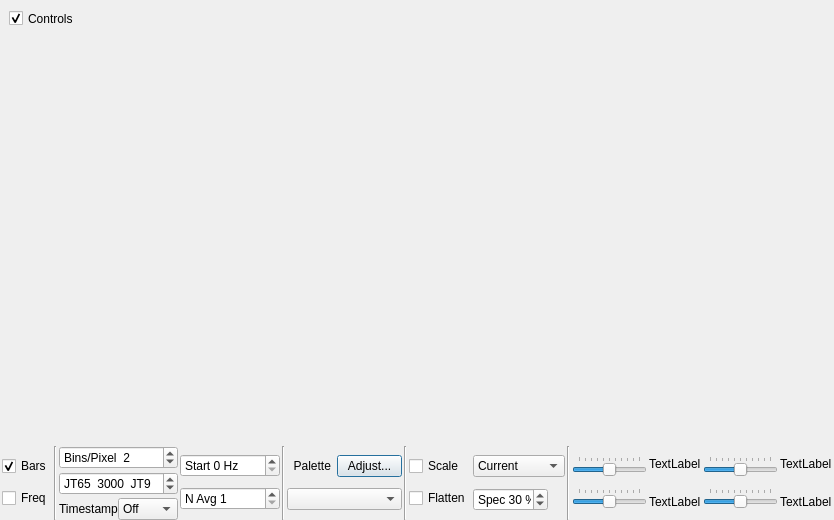
<?xml version="1.0" encoding="UTF-8"?>
<ui version="4.0">
 <class>WideGraph</class>
 <widget class="QDialog" name="WideGraph">
  <property name="geometry">
   <rect>
    <x>0</x>
    <y>0</y>
    <width>834</width>
    <height>520</height>
   </rect>
  </property>
  <property name="sizePolicy">
   <sizepolicy hsizetype="Minimum" vsizetype="Fixed">
    <horstretch>0</horstretch>
    <verstretch>0</verstretch>
   </sizepolicy>
  </property>
  <property name="windowTitle">
   <string>Dialog</string>
  </property>
  <layout class="QGridLayout" name="gridLayout_2">
   <property name="leftMargin">
    <number>0</number>
   </property>
   <property name="topMargin">
    <number>0</number>
   </property>
   <property name="rightMargin">
    <number>0</number>
   </property>
   <property name="bottomMargin">
    <number>0</number>
   </property>
   <property name="spacing">
    <number>1</number>
   </property>
   <item row="1" column="0">
    <widget class="CPlotter" name="widePlot">
     <property name="enabled">
      <bool>true</bool>
     </property>
     <property name="sizePolicy">
      <sizepolicy hsizetype="Expanding" vsizetype="Expanding">
       <horstretch>0</horstretch>
       <verstretch>0</verstretch>
      </sizepolicy>
     </property>
     <property name="minimumSize">
      <size>
       <width>200</width>
       <height>100</height>
      </size>
     </property>
     <property name="frameShape">
      <enum>QFrame::NoFrame</enum>
     </property>
     <property name="frameShadow">
      <enum>QFrame::Plain</enum>
     </property>
     <property name="lineWidth">
      <number>1</number>
     </property>
     <widget class="QCheckBox" name="cbControls">
      <property name="geometry">
       <rect>
        <x>9</x>
        <y>10</y>
        <width>70</width>
        <height>17</height>
       </rect>
      </property>
      <property name="maximumSize">
       <size>
        <width>70</width>
        <height>16777215</height>
       </size>
      </property>
      <property name="mouseTracking">
       <bool>true</bool>
      </property>
      <property name="text">
       <string>Controls</string>
      </property>
      <property name="checked">
       <bool>true</bool>
      </property>
     </widget>
    </widget>
   </item>
   <item row="2" column="0">
    <widget class="QWidget" name="controls_widget" native="true">
     <property name="sizePolicy">
      <sizepolicy hsizetype="Preferred" vsizetype="Fixed">
       <horstretch>0</horstretch>
       <verstretch>0</verstretch>
      </sizepolicy>
     </property>
     <layout class="QHBoxLayout" name="horizontalLayout" stretch="0,0,0,0,0,0,0,0,0,0,0,1,0,1,0,0">
      <property name="spacing">
       <number>2</number>
      </property>
      <property name="leftMargin">
       <number>0</number>
      </property>
      <property name="topMargin">
       <number>0</number>
      </property>
      <property name="rightMargin">
       <number>0</number>
      </property>
      <property name="bottomMargin">
       <number>0</number>
      </property>
      <item>
       <spacer name="horizontalSpacer_1">
        <property name="orientation">
         <enum>Qt::Horizontal</enum>
        </property>
        <property name="sizeHint" stdset="0">
         <size>
          <width>2</width>
          <height>20</height>
         </size>
        </property>
       </spacer>
      </item>
      <item>
       <layout class="QVBoxLayout" name="verticalLayout_9">
        <item>
         <widget class="QCheckBox" name="cbBars">
          <property name="maximumSize">
           <size>
            <width>65</width>
            <height>16777215</height>
           </size>
          </property>
          <property name="mouseTracking">
           <bool>true</bool>
          </property>
          <property name="text">
           <string>Bars</string>
          </property>
          <property name="checked">
           <bool>true</bool>
          </property>
         </widget>
        </item>
        <item>
         <widget class="QCheckBox" name="cbFreq">
          <property name="text">
           <string>Freq</string>
          </property>
         </widget>
        </item>
       </layout>
      </item>
      <item>
       <widget class="Line" name="line">
        <property name="orientation">
         <enum>Qt::Vertical</enum>
        </property>
       </widget>
      </item>
      <item>
       <layout class="QVBoxLayout" name="verticalLayout_1">
        <property name="spacing">
         <number>3</number>
        </property>
        <property name="sizeConstraint">
         <enum>QLayout::SetMaximumSize</enum>
        </property>
        <property name="leftMargin">
         <number>0</number>
        </property>
        <property name="rightMargin">
         <number>0</number>
        </property>
        <property name="bottomMargin">
         <number>0</number>
        </property>
        <item>
         <widget class="QSpinBox" name="bppSpinBox">
          <property name="minimumSize">
           <size>
            <width>100</width>
            <height>0</height>
           </size>
          </property>
          <property name="maximumSize">
           <size>
            <width>120</width>
            <height>16777215</height>
           </size>
          </property>
          <property name="toolTip">
           <string>Compression factor for frequency scale</string>
          </property>
          <property name="suffix">
           <string/>
          </property>
          <property name="prefix">
           <string>Bins/Pixel  </string>
          </property>
          <property name="minimum">
           <number>1</number>
          </property>
          <property name="maximum">
           <number>100</number>
          </property>
          <property name="singleStep">
           <number>1</number>
          </property>
          <property name="value">
           <number>2</number>
          </property>
         </widget>
        </item>
        <item>
         <widget class="QSpinBox" name="fSplitSpinBox">
          <property name="minimumSize">
           <size>
            <width>100</width>
            <height>0</height>
           </size>
          </property>
          <property name="maximumSize">
           <size>
            <width>120</width>
            <height>16777215</height>
           </size>
          </property>
          <property name="toolTip">
           <string>&lt;html&gt;&lt;head/&gt;&lt;body&gt;&lt;p&gt;Decode JT9 only above this frequency&lt;/p&gt;&lt;/body&gt;&lt;/html&gt;</string>
          </property>
          <property name="suffix">
           <string>  JT9</string>
          </property>
          <property name="prefix">
           <string>JT65  </string>
          </property>
          <property name="minimum">
           <number>0</number>
          </property>
          <property name="maximum">
           <number>5000</number>
          </property>
          <property name="singleStep">
           <number>100</number>
          </property>
          <property name="value">
           <number>3000</number>
          </property>
         </widget>
        </item>
        <item>
         <layout class="QHBoxLayout" name="horizontalLayout_2">
          <property name="spacing">
           <number>0</number>
          </property>
          <property name="topMargin">
           <number>0</number>
          </property>
          <property name="bottomMargin">
           <number>0</number>
          </property>
          <item>
           <widget class="QLabel" name="labTime">
            <property name="toolTip">
             <string>Position of timestamp above each interval line</string>
            </property>
            <property name="text">
             <string>Timestamp</string>
            </property>
           </widget>
          </item>
          <item>
           <widget class="QComboBox" name="timestampComboBox">
            <property name="toolTip">
             <string>Position of timestamp above each interval line</string>
            </property>
            <item>
             <property name="text">
              <string>Off</string>
             </property>
            </item>
            <item>
             <property name="text">
              <string>Left</string>
             </property>
            </item>
            <item>
             <property name="text">
              <string>Right</string>
             </property>
            </item>
           </widget>
          </item>
         </layout>
        </item>
       </layout>
      </item>
      <item>
       <layout class="QVBoxLayout" name="verticalLayout_2">
        <property name="leftMargin">
         <number>0</number>
        </property>
        <property name="rightMargin">
         <number>0</number>
        </property>
        <item>
         <widget class="QSpinBox" name="fStartSpinBox">
          <property name="minimumSize">
           <size>
            <width>90</width>
            <height>0</height>
           </size>
          </property>
          <property name="maximumSize">
           <size>
            <width>100</width>
            <height>16777215</height>
           </size>
          </property>
          <property name="toolTip">
           <string>&lt;html&gt;&lt;head/&gt;&lt;body&gt;&lt;p&gt;Frequency at left edge of waterfall&lt;/p&gt;&lt;/body&gt;&lt;/html&gt;</string>
          </property>
          <property name="suffix">
           <string> Hz</string>
          </property>
          <property name="prefix">
           <string>Start </string>
          </property>
          <property name="maximum">
           <number>4900</number>
          </property>
          <property name="singleStep">
           <number>100</number>
          </property>
         </widget>
        </item>
        <item>
         <widget class="QSpinBox" name="waterfallAvgSpinBox">
          <property name="minimumSize">
           <size>
            <width>90</width>
            <height>0</height>
           </size>
          </property>
          <property name="maximumSize">
           <size>
            <width>100</width>
            <height>16777215</height>
           </size>
          </property>
          <property name="toolTip">
           <string>Number of FFTs averaged (controls waterfall scrolling rate)</string>
          </property>
          <property name="prefix">
           <string>N Avg </string>
          </property>
          <property name="minimum">
           <number>1</number>
          </property>
          <property name="maximum">
           <number>50</number>
          </property>
         </widget>
        </item>
       </layout>
      </item>
      <item>
       <widget class="Line" name="line_1">
        <property name="lineWidth">
         <number>1</number>
        </property>
        <property name="midLineWidth">
         <number>0</number>
        </property>
        <property name="orientation">
         <enum>Qt::Vertical</enum>
        </property>
       </widget>
      </item>
      <item>
       <layout class="QVBoxLayout" name="verticalLayout_3">
        <property name="leftMargin">
         <number>0</number>
        </property>
        <property name="rightMargin">
         <number>0</number>
        </property>
        <item>
         <layout class="QHBoxLayout" name="horizontalLayout_1">
          <item>
           <widget class="QLabel" name="labPalette">
            <property name="text">
             <string>  Palette </string>
            </property>
            <property name="alignment">
             <set>Qt::AlignLeading|Qt::AlignLeft|Qt::AlignVCenter</set>
            </property>
           </widget>
          </item>
          <item>
           <widget class="QPushButton" name="adjust_palette_push_button">
            <property name="maximumSize">
             <size>
              <width>65</width>
              <height>16777215</height>
             </size>
            </property>
            <property name="toolTip">
             <string>&lt;html&gt;&lt;head/&gt;&lt;body&gt;&lt;p&gt;Enter definition for a new color palette.&lt;/p&gt;&lt;/body&gt;&lt;/html&gt;</string>
            </property>
            <property name="text">
             <string>Adjust...</string>
            </property>
           </widget>
          </item>
         </layout>
        </item>
        <item>
         <widget class="QComboBox" name="paletteComboBox">
          <property name="minimumSize">
           <size>
            <width>80</width>
            <height>0</height>
           </size>
          </property>
          <property name="maximumSize">
           <size>
            <width>125</width>
            <height>16777215</height>
           </size>
          </property>
          <property name="toolTip">
           <string>Select waterfall palette</string>
          </property>
         </widget>
        </item>
       </layout>
      </item>
      <item>
       <widget class="Line" name="line_2">
        <property name="lineWidth">
         <number>1</number>
        </property>
        <property name="midLineWidth">
         <number>0</number>
        </property>
        <property name="orientation">
         <enum>Qt::Vertical</enum>
        </property>
       </widget>
      </item>
      <item>
       <layout class="QVBoxLayout" name="verticalLayout_4">
        <property name="leftMargin">
         <number>0</number>
        </property>
        <property name="rightMargin">
         <number>0</number>
        </property>
        <item>
         <widget class="QCheckBox" name="cbScale">
          <property name="toolTip">
           <string>&lt;html&gt;&lt;head/&gt;&lt;body&gt;&lt;p&gt;Scale spectrum by median value.&lt;/p&gt;&lt;/body&gt;&lt;/html&gt;</string>
          </property>
          <property name="text">
           <string>Scale</string>
          </property>
          <property name="checked">
           <bool>false</bool>
          </property>
         </widget>
        </item>
        <item>
         <widget class="QCheckBox" name="cbFlatten">
          <property name="toolTip">
           <string>&lt;html&gt;&lt;head/&gt;&lt;body&gt;&lt;p&gt;Flatten spectral baseline over the full displayed interval.&lt;/p&gt;&lt;/body&gt;&lt;/html&gt;</string>
          </property>
          <property name="text">
           <string>Flatten</string>
          </property>
         </widget>
        </item>
       </layout>
      </item>
      <item>
       <layout class="QVBoxLayout" name="verticalLayout_5">
        <property name="leftMargin">
         <number>0</number>
        </property>
        <property name="rightMargin">
         <number>0</number>
        </property>
        <item>
         <widget class="QComboBox" name="spec2dComboBox">
          <property name="toolTip">
           <string>&lt;html&gt;&lt;head/&gt;&lt;body&gt;&lt;p&gt;Select data for spectral display&lt;/p&gt;&lt;/body&gt;&lt;/html&gt;</string>
          </property>
          <property name="currentIndex">
           <number>0</number>
          </property>
          <item>
           <property name="text">
            <string>Current</string>
           </property>
          </item>
          <item>
           <property name="text">
            <string>Cumulative</string>
           </property>
          </item>
         </widget>
        </item>
        <item>
         <widget class="QSpinBox" name="sbPercent2dPlot">
          <property name="minimumSize">
           <size>
            <width>75</width>
            <height>0</height>
           </size>
          </property>
          <property name="maximumSize">
           <size>
            <width>75</width>
            <height>16777215</height>
           </size>
          </property>
          <property name="toolTip">
           <string>&lt;html&gt;&lt;head/&gt;&lt;body&gt;&lt;p&gt;Set fractional size of spectrum in this window.&lt;/p&gt;&lt;/body&gt;&lt;/html&gt;</string>
          </property>
          <property name="alignment">
           <set>Qt::AlignCenter</set>
          </property>
          <property name="suffix">
           <string> %</string>
          </property>
          <property name="prefix">
           <string>Spec </string>
          </property>
          <property name="maximum">
           <number>100</number>
          </property>
          <property name="singleStep">
           <number>5</number>
          </property>
          <property name="value">
           <number>30</number>
          </property>
         </widget>
        </item>
       </layout>
      </item>
      <item>
       <widget class="Line" name="line_3">
        <property name="orientation">
         <enum>Qt::Vertical</enum>
        </property>
       </widget>
      </item>
      <item>
       <layout class="QVBoxLayout" name="verticalLayout_6">
        <property name="leftMargin">
         <number>0</number>
        </property>
        <property name="rightMargin">
         <number>0</number>
        </property>
        <item>
         <widget class="QSlider" name="gainSlider">
          <property name="sizePolicy">
           <sizepolicy hsizetype="Preferred" vsizetype="Fixed">
            <horstretch>1</horstretch>
            <verstretch>0</verstretch>
           </sizepolicy>
          </property>
          <property name="minimumSize">
           <size>
            <width>65</width>
            <height>0</height>
           </size>
          </property>
          <property name="maximumSize">
           <size>
            <width>160</width>
            <height>16777215</height>
           </size>
          </property>
          <property name="toolTip">
           <string>Waterfall gain</string>
          </property>
          <property name="minimum">
           <number>-50</number>
          </property>
          <property name="maximum">
           <number>50</number>
          </property>
          <property name="orientation">
           <enum>Qt::Horizontal</enum>
          </property>
          <property name="tickPosition">
           <enum>QSlider::TicksAbove</enum>
          </property>
         </widget>
        </item>
        <item>
         <widget class="QSlider" name="gain2dSlider">
          <property name="sizePolicy">
           <sizepolicy hsizetype="Preferred" vsizetype="Fixed">
            <horstretch>1</horstretch>
            <verstretch>0</verstretch>
           </sizepolicy>
          </property>
          <property name="minimumSize">
           <size>
            <width>65</width>
            <height>0</height>
           </size>
          </property>
          <property name="maximumSize">
           <size>
            <width>160</width>
            <height>16777215</height>
           </size>
          </property>
          <property name="toolTip">
           <string>Spectrum gain</string>
          </property>
          <property name="minimum">
           <number>-50</number>
          </property>
          <property name="maximum">
           <number>50</number>
          </property>
          <property name="orientation">
           <enum>Qt::Horizontal</enum>
          </property>
          <property name="tickPosition">
           <enum>QSlider::TicksAbove</enum>
          </property>
         </widget>
        </item>
       </layout>
      </item>
      <item>
       <layout class="QVBoxLayout" name="verticalLayout">
        <item>
         <widget class="QLabel" name="gainWFLabel">
          <property name="text">
           <string>TextLabel</string>
          </property>
         </widget>
        </item>
        <item>
         <widget class="QLabel" name="gainSpecLabel">
          <property name="text">
           <string>TextLabel</string>
          </property>
         </widget>
        </item>
       </layout>
      </item>
      <item>
       <layout class="QVBoxLayout" name="verticalLayout_7">
        <property name="leftMargin">
         <number>0</number>
        </property>
        <property name="rightMargin">
         <number>0</number>
        </property>
        <item>
         <widget class="QSlider" name="zeroSlider">
          <property name="sizePolicy">
           <sizepolicy hsizetype="Preferred" vsizetype="Fixed">
            <horstretch>1</horstretch>
            <verstretch>0</verstretch>
           </sizepolicy>
          </property>
          <property name="minimumSize">
           <size>
            <width>65</width>
            <height>0</height>
           </size>
          </property>
          <property name="maximumSize">
           <size>
            <width>160</width>
            <height>16777215</height>
           </size>
          </property>
          <property name="toolTip">
           <string>Waterfall zero</string>
          </property>
          <property name="minimum">
           <number>-50</number>
          </property>
          <property name="maximum">
           <number>50</number>
          </property>
          <property name="orientation">
           <enum>Qt::Horizontal</enum>
          </property>
          <property name="tickPosition">
           <enum>QSlider::TicksAbove</enum>
          </property>
         </widget>
        </item>
        <item>
         <widget class="QSlider" name="zero2dSlider">
          <property name="sizePolicy">
           <sizepolicy hsizetype="Preferred" vsizetype="Fixed">
            <horstretch>1</horstretch>
            <verstretch>0</verstretch>
           </sizepolicy>
          </property>
          <property name="minimumSize">
           <size>
            <width>65</width>
            <height>0</height>
           </size>
          </property>
          <property name="maximumSize">
           <size>
            <width>160</width>
            <height>16777215</height>
           </size>
          </property>
          <property name="toolTip">
           <string>Spectrum zero</string>
          </property>
          <property name="minimum">
           <number>-50</number>
          </property>
          <property name="maximum">
           <number>50</number>
          </property>
          <property name="orientation">
           <enum>Qt::Horizontal</enum>
          </property>
          <property name="tickPosition">
           <enum>QSlider::TicksAbove</enum>
          </property>
         </widget>
        </item>
       </layout>
      </item>
      <item>
       <layout class="QVBoxLayout" name="verticalLayout_8">
        <item>
         <widget class="QLabel" name="zeroWFLabel">
          <property name="text">
           <string>TextLabel</string>
          </property>
         </widget>
        </item>
        <item>
         <widget class="QLabel" name="zeroSpecLabel">
          <property name="text">
           <string>TextLabel</string>
          </property>
         </widget>
        </item>
       </layout>
      </item>
      <item>
       <spacer name="horizontalSpacer_2">
        <property name="orientation">
         <enum>Qt::Horizontal</enum>
        </property>
        <property name="sizeHint" stdset="0">
         <size>
          <width>2</width>
          <height>20</height>
         </size>
        </property>
       </spacer>
      </item>
     </layout>
    </widget>
   </item>
  </layout>
 </widget>
 <customwidgets>
  <customwidget>
   <class>CPlotter</class>
   <extends>QFrame</extends>
   <header>plotter.h</header>
   <container>1</container>
  </customwidget>
 </customwidgets>
 <resources/>
 <connections/>
</ui>
